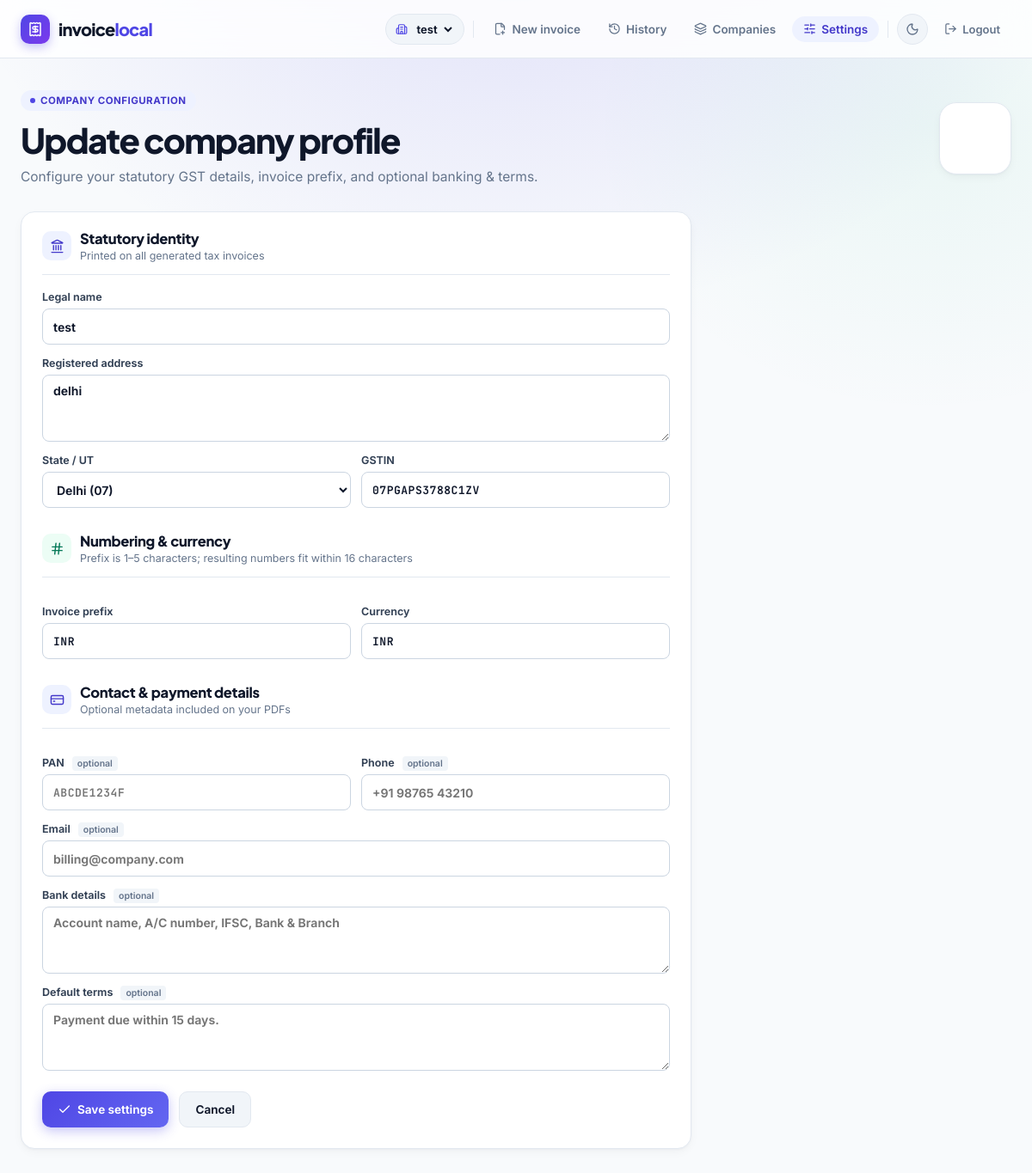
/companies/1/settings (signed in), run on the app's committed database.
### tables this page shows
CREATE TABLE companies (
    id INTEGER PRIMARY KEY AUTOINCREMENT,
    workspace_id INTEGER NOT NULL REFERENCES workspaces(id) ON DELETE RESTRICT,
    legal_name TEXT NOT NULL,
    gstin TEXT NOT NULL,
    pan TEXT NOT NULL DEFAULT '',
    address TEXT NOT NULL,
    state TEXT NOT NULL,
    state_code TEXT NOT NULL,
    phone TEXT NOT NULL DEFAULT '',
    email TEXT NOT NULL DEFAULT '',
    currency TEXT NOT NULL DEFAULT 'INR',
    bank_details TEXT NOT NULL DEFAULT '',
    logo_path TEXT NOT NULL DEFAULT '',
    invoice_prefix TEXT NOT NULL,
    terms_text TEXT NOT NULL DEFAULT '',
    created_at TEXT NOT NULL
);

### blueprints/companies.py (the view, shortened to what this page needs)
@companies_bp.route("/<int:company_id>/settings", methods=["GET", "POST"])
@login_required
def company_settings(company_id: int):
    db_path = current_app.config["DATABASE_PATH"]
    conn = get_connection(db_path)
    try:
        company = resolve_company_access(conn, current_user.user_id, company_id)
    finally:
        conn.close()
    if not company:
        abort(404)
    errors: dict[str, str] = {}
    form_data = dict(company)
    saved = False
    return render_template(
        "companies/setup.html",
        form=form_data,
        errors=errors,
        states=GST_STATES,
        legacy_summary={"pending": False, "invoice_numbers": [], "count": 0},
        is_edit=True,
        company_id=company_id,
        saved=saved,
    ), (400 if errors else 200)

### core/security.py (called while the page is built)
def load_user_by_id(connection: sqlite3.Connection, user_id: str | int) -> AuthUser | None:
    try:
        numeric_id = int(user_id)
    except (TypeError, ValueError):
        return None
    row = connection.execute(
        "SELECT id, email, created_at FROM users WHERE id = ?", (numeric_id,)
    ).fetchone()
    if not row:
        return None
    return AuthUser(row["id"], row["email"], row["created_at"])

def list_user_companies(connection: sqlite3.Connection, user_id: int) -> list[dict[str, Any]]:
    rows = connection.execute(
        """
        SELECT c.*
        FROM companies c
        JOIN memberships m ON m.workspace_id = c.workspace_id
        WHERE m.user_id = ?
        ORDER BY c.id ASC
        """,
        (user_id,),
    ).fetchall()
    return [dict(row) for row in rows]

def resolve_company_access(
    connection: sqlite3.Connection, user_id: int | None, company_id: int | None
) -> dict[str, Any] | None:
    if not user_id or not company_id:
        return None
    row = connection.execute(
        """
        SELECT c.*
        FROM companies c
        JOIN workspaces w ON w.id = c.workspace_id
        JOIN memberships m ON m.workspace_id = w.id
        WHERE c.id = ? AND m.user_id = ?
        """,
        (int(company_id), int(user_id)),
    ).fetchone()
    return dict(row) if row else None

def active_company_for_user(
    connection: sqlite3.Connection, user_id: int, session_obj: Any
) -> dict[str, Any] | None:
    session_company_id = session_obj.get("active_company_id")
    if session_company_id is not None:
        company = resolve_company_access(connection, user_id, session_company_id)
        if company:
            return company
        session_obj.pop("active_company_id", None)
    companies = list_user_companies(connection, user_id)
    if companies:
        session_obj["active_company_id"] = companies[0]["id"]
        return companies[0]
    return None

### db/connection.py (called while the page is built)
def get_connection(db_path: str | Path = DATABASE_PATH) -> sqlite3.Connection:
    connection = sqlite3.connect(str(db_path), timeout=30.0, isolation_level=None)
    connection.row_factory = sqlite3.Row
    connection.execute("PRAGMA foreign_keys = ON;")
    connection.execute("PRAGMA journal_mode = WAL;")
    connection.execute("PRAGMA busy_timeout = 5000;")
    return connection

### templates/companies/setup.html (shortened to what this page needs)
{% extends "base.html" %}
{% block content %}
<section class="hero">
  <div class="hero-copy">
    <p class="eyebrow"><span class="eyebrow-dot"></span> {{ "Company configuration" if is_edit else "Business entity setup" }}</p>
    <h1>{{ "Update company profile" if is_edit else "Create a business entity" }}</h1>
    <p class="hero-subtitle">Configure your statutory GST details, invoice prefix, and optional banking &amp; terms.</p>
  </div>
  <div class="hero-visual" aria-hidden="true">
    <div class="lottie-badge" data-lottie="company"></div>
  </div>
</section>
<form method="post" action="{{ url_for('companies.company_settings', company_id=company_id) if is_edit else url_for('companies.new_company') }}" class="card" style="max-width:780px;">
  <div class="card-header">
    <div class="card-title-group">
      <span class="card-icon"><i data-lucide="landmark"></i></span>
      <div>
        <h2 class="card-title">Statutory identity</h2>
        <p class="card-subtitle">Printed on all generated tax invoices</p>
      </div>
    </div>
  </div>
  <label>Legal name <input required name="legal_name" value="{{ form.legal_name }}" placeholder="Acme Technologies Pvt. Ltd."></label>
  <label>Registered address <textarea required name="address" rows="3" placeholder="Full registered business address">{{ form.address }}</textarea></label>
  <div class="split-fields">
    <label>State / UT
      <select required name="state">
        {% for code, state in states.items() %}
        <option value="{{ state }}" {% if form.state == state %}selected{% endif %}>{{ state }} ({{ code }})</option>
        {% endfor %}
      </select>
    </label>
    <label>GSTIN <input required class="gstin" name="gstin" value="{{ form.gstin }}" maxlength="15" placeholder="27ABCDE1234F1Z5"></label>
  </div>
  <div class="card-header" style="margin-top:28px;">
    <div class="card-title-group">
      <span class="card-icon emerald"><i data-lucide="hash"></i></span>
      <div>
        <h2 class="card-title">Numbering &amp; currency</h2>
        <p class="card-subtitle">Prefix is 1–5 characters; resulting numbers fit within 16 characters</p>
      </div>
    </div>
  </div>
  <div class="split-fields">
    <label>Invoice prefix <input required class="mono" name="invoice_prefix" value="{{ form.invoice_prefix }}" maxlength="5" placeholder="INV"></label>
    <label>Currency <input required class="mono" name="currency" value="{{ form.currency or 'INR' }}" maxlength="5"></label>
  </div>
  <div class="card-header" style="margin-top:28px;">
    <div class="card-title-group">
      <span class="card-icon"><i data-lucide="credit-card"></i></span>
      <div>
        <h2 class="card-title">Contact &amp; payment details</h2>
        <p class="card-subtitle">Optional metadata included on your PDFs</p>
      </div>
    </div>
  </div>
  <div class="split-fields">
    <label>PAN <span class="optional">optional</span> <input class="mono" name="pan" value="{{ form.pan }}" maxlength="10" placeholder="ABCDE1234F"></label>
    <label>Phone <span class="optional">optional</span> <input name="phone" value="{{ form.phone }}" placeholder="+91 98765 43210"></label>
  </div>
  <label>Email <span class="optional">optional</span> <input type="email" name="email" value="{{ form.email }}" placeholder="billing@company.com"></label>
  <label>Bank details <span class="optional">optional</span> <textarea name="bank_details" rows="2" placeholder="Account name, A/C number, IFSC, Bank &amp; Branch">{{ form.bank_details }}</textarea></label>
  <label>Default terms <span class="optional">optional</span> <textarea name="terms_text" rows="2" placeholder="Payment due within 15 days.">{{ form.terms_text }}</textarea></label>
  <div style="margin-top:24px;display:flex;gap:12px;align-items:center;">
    <button class="button button-primary" type="submit">
      <i data-lucide="check"></i><span>{{ "Save settings" if is_edit else "Create company" }}</span>
    </button>
    <a class="button button-secondary" href="{{ url_for('companies.list_companies') }}">Cancel</a>
  </div>
</form>
{% endblock %}

### templates/base.html (shortened to what this page needs)
<!doctype html>
<html lang="en">
  <head>
    <link rel="stylesheet" href="{{ url_for('static', filename='css/app.css') }}">
  </head>
  <body {% block body_attrs %}{% endblock %}>
    <header class="site-header">
      <a class="brand" href="{{ url_for('invoices.index') if current_user.is_authenticated else url_for('auth.login') }}">
        <span class="brand-mark" aria-hidden="true">
          <i data-lucide="receipt"></i>
        </span>
        <span class="brand-text">invoice<span>local</span></span>
      </a>
      <nav class="site-nav">
        {% if current_user.is_authenticated %}
          {% if user_companies %}
          <form method="post" action="{{ url_for('companies.switch_company', company_id=active_company.id) if active_company else '#' }}" id="company-switcher-form" class="company-switcher">
            <i data-lucide="building-2" aria-hidden="true"></i>
            <select aria-label="Active company" onchange="this.form.action='/companies/' + this.value + '/switch'; this.form.submit();">
              {% for comp in user_companies %}
              <option value="{{ comp.id }}" {% if active_company and comp.id == active_company.id %}selected{% endif %}>{{ comp.legal_name }}</option>
              {% endfor %}
            </select>
          </form>
          {% endif %}
          <a class="nav-link {% if request.endpoint == 'invoices.index' %}active{% endif %}" href="{{ url_for('invoices.index') }}">
            <i data-lucide="file-plus-2"></i><span>New invoice</span>
          </a>
          <a class="nav-link {% if request.endpoint == 'invoices.history' %}active{% endif %}" href="{{ url_for('invoices.history') }}">
            <i data-lucide="history"></i><span>History</span>
          </a>
          <a class="nav-link {% if request.endpoint in ('companies.list_companies', 'companies.new_company') %}active{% endif %}" href="{{ url_for('companies.list_companies') }}">
            <i data-lucide="layers"></i><span>Companies</span>
          </a>
          {% if active_company %}
          <a class="nav-link {% if request.endpoint == 'companies.company_settings' %}active{% endif %}" href="{{ url_for('companies.company_settings', company_id=active_company.id) }}">
            <i data-lucide="sliders-horizontal"></i><span>Settings</span>
          </a>
          {% endif %}
          <button type="button" id="theme-toggle" class="icon-btn" aria-label="Toggle theme">
          </button>
          <form method="post" action="{{ url_for('auth.logout') }}" style="display:inline;">
            <button type="submit" class="logout-btn">
              <i data-lucide="log-out"></i><span>Logout</span>
            </button>
          </form>
        {% else %}
          <button type="button" id="theme-toggle" class="icon-btn" aria-label="Toggle theme">
            <i data-lucide="moon"></i>
          </button>
        {% endif %}
      </nav>
    </header>
    <main class="page-shell {% block main_class %}{% endblock %}">
      {% block content %}{% endblock %}
    </main>
  </body>
</html>

### data on the page
companies: legal_name "test", address "delhi", state "Delhi (07)", gstin "07PGAPS3788C1ZV", invoice_prefix "INR", currency "INR"

### other printed values
{{ "Company configuration" if is_edit else "Business entity setup" }} "COMPANY CONFIGURATION"
{{ "Update company profile" if is_edit else "Create a business entity" }} "Update company profile"
{{ "Save settings" if is_edit else "Create company" }} "Save settings"
form field value "test"
